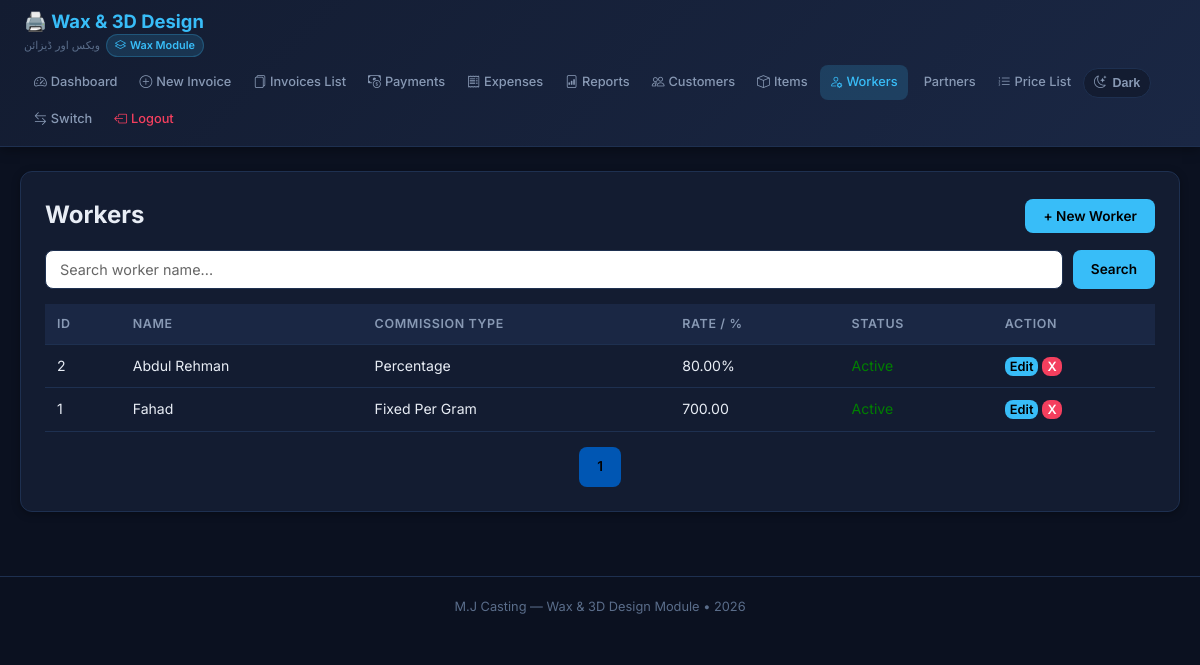
Before: /wax/workers.php (signed in) with the older database file.
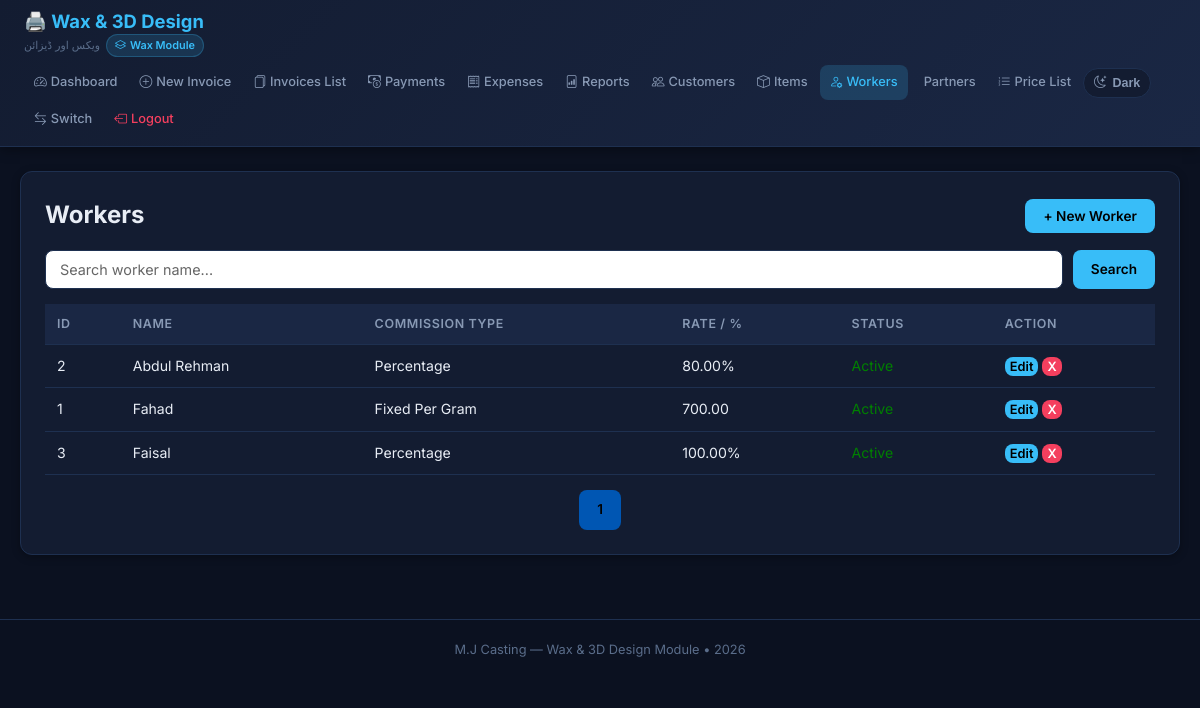
After: the same page with the newer database file.
### tables this page shows
CREATE TABLE `wax_workers` (
  `id` int(11) NOT NULL,
  `name` varchar(100) NOT NULL,
  `default_percentage` decimal(5,2) DEFAULT 80.00,
  `active` tinyint(1) DEFAULT 1,
  `commission_type` enum('percentage','fixed_per_unit') NOT NULL DEFAULT 'percentage',
  `commission_rate` decimal(10,2) NOT NULL DEFAULT 0.00
);

### wax/includes/functions.php (called while the page is built, shortened)
<?php
function format_currency($amount) {
    return number_format($amount, 2);
}

### wax/workers.php (the view, shortened to what this page needs)
<?php
require_once __DIR__ . '/includes/functions.php';
$pdo = getDB();
$search = $_GET['search'] ?? '';
$page = $_GET['page'] ?? 1;
$limit = 20;
$offset = ($page - 1) * $limit;
$where = "WHERE 1=1";
$params = [];
$stmtCount = $pdo->prepare("SELECT COUNT(*) FROM wax_workers $where");
$stmtCount->execute($params);
$total_rows = $stmtCount->fetchColumn();
$total_pages = ceil($total_rows / $limit);
$sql = "SELECT * FROM wax_workers $where ORDER BY active DESC, name ASC LIMIT $limit OFFSET $offset";
$stmt = $pdo->prepare($sql);
$stmt->execute($params);
$workers = $stmt->fetchAll();
include __DIR__ . '/templates/header.php';
?>
<div class="card">
    <div style="display: flex; justify-content: space-between; align-items: center;">
        <h2>Workers</h2>
        <button onclick="openModal()" class="btn btn-primary">+ New Worker</button>
    </div>
    <form method="GET" style="margin-top: 15px; display: flex; gap: 10px;">
        <input type="text" name="search" placeholder="Search worker name..." value="<?= htmlspecialchars($search) ?>" style="flex: 1;">
        <button type="submit" class="btn btn-primary">Search</button>
    </form>
    <table style="margin-top: 15px;">
        <thead>
            <tr>
                <th>ID</th>
                <th>Name</th>
                <th>Commission Type</th>
                <th>Rate / %</th>
                <th>Status</th>
                <th>Action</th>
            </tr>
        </thead>
        <tbody>
            <?php foreach ($workers as $w): ?>
            <tr>
                <td><?= $w['id'] ?></td>
                <td><?= htmlspecialchars($w['name']) ?></td>
                <?php $workerCommType = $w['commission_type'] ?? 'percentage'; ?>
            <td><?= $workerCommType === 'percentage' ? 'Percentage' : 'Fixed Per Gram' ?></td>
                <td><?= $workerCommType === 'percentage' ? ($w['default_percentage'] ?? 0) . '%' : format_currency($w['commission_rate'] ?? 0) ?></td>
                <td>
                    <span style="color: <?= $w['active'] ? 'green' : 'red' ?>;">
                        <?= $w['active'] ? 'Active' : 'Inactive' ?>
                    </span>
                </td>
                <td>
                    <button class="btn btn-primary" style="padding: 2px 5px; font-size: 0.8rem;"
                            onclick='editWorker(<?= json_encode($w) ?>)'>Edit</button>
                    <form method="POST" style="display:inline;" onsubmit="return confirm('Deactivate this worker?');">
                        <button type="submit" class="btn btn-danger" style="padding: 2px 5px; font-size: 0.8rem;">X</button>
                    </form>
                </td>
            </tr>
            <?php endforeach; ?>
        </tbody>
    </table>
    <div style="margin-top: 15px; display: flex; justify-content: center; gap: 5px;">
        <?php for ($i = 1; $i <= $total_pages; $i++): ?>
            <a href="?page=<?= $i ?>&search=<?= urlencode($search) ?>" class="btn btn-primary" style="<?= $i == $page ? 'background:#0056b3;' : 'background:#6c757d;' ?>"><?= $i ?></a>
        <?php endfor; ?>
    </div>
</div>
<?php include __DIR__ . '/templates/footer.php'; ?>

Changed rows visible on the page:
added wax_workers: id "3", name "Faisal", commission_type "Percentage", default_percentage "100.00", active "Active"
